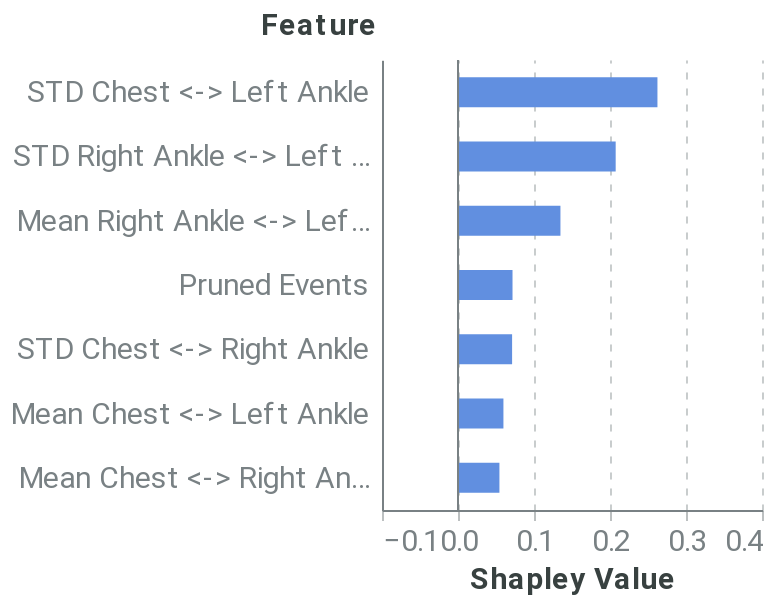

Here is the notebook cell this chart was saved with:
### Code cell
feature_dict = {'rs': 42, 'nsamples': 32000, 'feature_names': model_features, 'plot_features': plot_feats}
feature_data = local_feat(f, pos_x_data, feature_dict, positive_sequence_id, sequence_id_feat, average_event, pruning_idx)
feature_plot = plot_feat_barplot(feature_data, feature_dict.get('top_feats'), feature_dict.get('plot_features'))
feature_plot

### Figure 1 — Vega-Lite specification as saved in the notebook (floating-point values rounded to 4 significant figures)
{"config": {"axis": {"domain": true, "domainColor": "#798184", "grid": false, "gridColor": "#798184", "gridOpacity": 0.5, "gridDash": [3, 5], "gridWidth": 0.8, "gridCap": "round", "labelPadding": 3, "labelFont": "Roboto", "labelColor": "#798184", "tickSize": 5, "tickColor": "#798184", "tickOpacity": 0.5, "titleColor": "#384140", "titleFont": "Roboto", "titleFontSize": 12}, "axisBand": {"domain": true, "ticks": false, "labelPadding": 7}, "axisY": {"domain": false, "titleAlign": "left", "titleAngle": 0, "titleX": -20, "titleY": -10}, "legend": {"labelColor": "#798184", "labelFontSize": 12, "symbolSize": 40, "titleColor": "#384140", "titleFontSize": 12, "titlePadding": 10, "titleFont": "Roboto", "labelFont": "Roboto"}, "line": {"stroke": "#618FE0", "strokeWidth": 2}, "rule": {"stroke": "#798184"}, "path": {"stroke": "#618FE0", "strokeWidth": 0.5}, "rect": {"fill": "#618FE0"}, "point": {"filled": true, "shape": "circle"}, "shape": {"stroke": "#618FE0"}, "bar": {"fill": "#618FE0", "stroke": null}, "text": {"font": "Roboto", "color": "#384140", "fontSize": 12}, "arc": {"stroke": "#fff", "strokeWidth": 1}, "range": {"category": ["#618FE0", "#50D0B0", "#E17560", "#E8B474", "#D889C4", "#34A3BC", "#A583A4"], "ramp": ["#001854", "#002f72", "#04478e", "#1e5fab", "#4477c5", "#6290e1", "#7ea9fd", "#9ec7ff", "#bde4ff"], "heatmap": ["#001854", "#002f72", "#04478e", "#1e5fab", "#4477c5", "#6290e1", "#7ea9fd", "#9ec7ff", "#bde4ff"], "diverging": ["#003b26", "#006b52", "#1aa082", "#55d5b5", "#f5f5f5", "#ffaa92", "#d16f5b", "#9e392c", "#650200"]}, "title": {"anchor": "start", "fontSize": 20, "color": "#384140", "fontWeight": "bold", "offset": 20, "font": "Roboto", "subtitleColor": "#384140", "subtitleFontSize": 16}, "header": {"labelFontSize": 12, "titleFontSize": 16, "labelColor": "#384140", "titleColor": "#384140", "titleFont": "Roboto", "labelFont": "Roboto"}, "group": {"fill": "white"}, "background": "white", "view": {"stroke": "transparent", "continuousHeight": 300, "continuousWidth": 400}}, "layer": [{"data": {"name": "data-0c141627a53d78f558df27e1d85cfd40"}, "mark": {"type": "bar", "size": 15, "thickness": 1}, "encoding": {"x": {"type": "quantitative", "axis": {"grid": true, "labelFontSize": 15, "title": "Shapley Value", "titleFontSize": 15}, "field": "Shapley Value", "scale": {"domain": [-0.1, 0.4]}}, "y": {"type": "nominal", "axis": {"labelFontSize": 15, "title": "Feature", "titleFontSize": 15, "titleX": -61}, "field": "Feature", "sort": {"field": "sort_col", "order": "descending"}}}}, {"data": {"name": "data-9c00aa9dc2b1c1a0b4bf9b34ead12925"}, "mark": {"type": "rule", "color": "#798184"}, "encoding": {"x": {"type": "quantitative", "field": "x"}}}], "height": 225, "width": 190, "$schema": "https://vega.github.io/schema/vega-lite/v4.8.1.json", "datasets": {"data-0c141627a53d78f558df27e1d85cfd40": [{"Random seed": 42, "NSamples": 32000, "Feature": "Mean Chest <-> Right Ankle", "Shapley Value": 0.0545, "sort_col": 0.0545}, {"Random seed": 42, "NSamples": 32000, "Feature": "STD Chest <-> Right Ankle", "Shapley Value": 0.07119, "sort_col": 0.07119}, {"Random seed": 42, "NSamples": 32000, "Feature": "Mean Chest <-> Left Ankle", "Shapley Value": 0.05977, "sort_col": 0.05977}, {"Random seed": 42, "NSamples": 32000, "Feature": "STD Chest <-> Left Ankle", "Shapley Value": 0.2624, "sort_col": 0.2624}, {"Random seed": 42, "NSamples": 32000, "Feature": "Mean Right Ankle <-> Left Ankle", "Shapley Value": 0.1348, "sort_col": 0.1348}, {"Random seed": 42, "NSamples": 32000, "Feature": "STD Right Ankle <-> Left Ankle", "Shapley Value": 0.2075, "sort_col": 0.2075}, {"Random seed": 42, "NSamples": 32000, "Feature": "Pruned Events", "Shapley Value": 0.07173, "sort_col": 0.07173}], "data-9c00aa9dc2b1c1a0b4bf9b34ead12925": [{"x": 0}]}}
